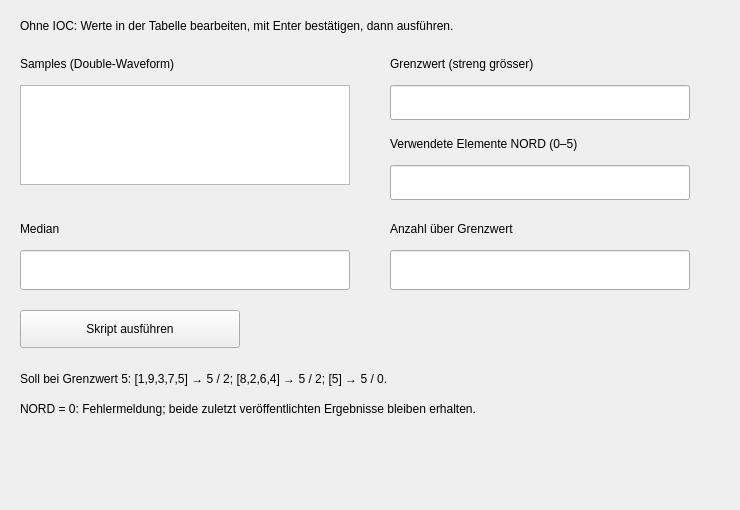
<?xml version='1.0' encoding='UTF-8'?>
<ui version="4.0">
 <class>ScriptMedianTest</class>
 <widget class="QMainWindow" name="ScriptMedianTest">
  <property name="geometry">
   <rect>
    <x>0</x>
    <y>0</y>
    <width>740</width>
    <height>510</height>
   </rect>
  </property>
  <property name="windowTitle">
   <string>caScript: Median und Grenzwertzählung (T-01 / T-02)</string>
  </property>
  <widget class="QWidget" name="centralwidget">
   <widget class="QLabel" name="instructions">
    <property name="geometry">
     <rect>
      <x>20</x>
      <y>12</y>
      <width>690</width>
      <height>28</height>
     </rect>
    </property>
    <property name="text">
     <string>Ohne IOC: Werte in der Tabelle bearbeiten, mit Enter bestätigen, dann ausführen.</string>
    </property>
   </widget>
   <widget class="QLabel" name="samplesLabel">
    <property name="geometry">
     <rect>
      <x>20</x>
      <y>50</y>
      <width>330</width>
      <height>28</height>
     </rect>
    </property>
    <property name="text">
     <string>Samples (Double-Waveform)</string>
    </property>
   </widget>
   <widget class="caWaveTable" name="samples">
    <property name="geometry">
     <rect>
      <x>20</x>
      <y>85</y>
      <width>330</width>
      <height>100</height>
     </rect>
    </property>
    <property name="channel">
     <string>internal://scriptSamples</string>
    </property>
    <property name="numberOfRows">
     <number>1</number>
    </property>
    <property name="numberOfColumns">
     <number>5</number>
    </property>
    <property name="columnSize">
     <number>55</number>
    </property>
   </widget>
   <widget class="QLabel" name="thresholdLabel">
    <property name="geometry">
     <rect>
      <x>390</x>
      <y>50</y>
      <width>300</width>
      <height>28</height>
     </rect>
    </property>
    <property name="text">
     <string>Grenzwert (streng grösser)</string>
    </property>
   </widget>
   <widget class="caTextEntry" name="threshold">
    <property name="geometry">
     <rect>
      <x>390</x>
      <y>85</y>
      <width>300</width>
      <height>35</height>
     </rect>
    </property>
    <property name="channel">
     <string>internal://scriptThreshold</string>
    </property>
   </widget>
   <widget class="QLabel" name="nordLabel">
    <property name="geometry">
     <rect>
      <x>390</x>
      <y>130</y>
      <width>320</width>
      <height>28</height>
     </rect>
    </property>
    <property name="text">
     <string>Verwendete Elemente NORD (0–5)</string>
    </property>
   </widget>
   <widget class="caTextEntry" name="nord">
    <property name="geometry">
     <rect>
      <x>390</x>
      <y>165</y>
      <width>300</width>
      <height>35</height>
     </rect>
    </property>
    <property name="channel">
     <string>internal://scriptSamples.NORD</string>
    </property>
   </widget>
   <widget class="QLabel" name="medianLabel">
    <property name="geometry">
     <rect>
      <x>20</x>
      <y>215</y>
      <width>300</width>
      <height>28</height>
     </rect>
    </property>
    <property name="text">
     <string>Median</string>
    </property>
   </widget>
   <widget class="caLineEdit" name="medianResult">
    <property name="geometry">
     <rect>
      <x>20</x>
      <y>250</y>
      <width>330</width>
      <height>40</height>
     </rect>
    </property>
    <property name="channel">
     <string>internal://scriptMedian</string>
    </property>
   </widget>
   <widget class="QLabel" name="countLabel">
    <property name="geometry">
     <rect>
      <x>390</x>
      <y>215</y>
      <width>300</width>
      <height>28</height>
     </rect>
    </property>
    <property name="text">
     <string>Anzahl über Grenzwert</string>
    </property>
   </widget>
   <widget class="caLineEdit" name="countResult">
    <property name="geometry">
     <rect>
      <x>390</x>
      <y>250</y>
      <width>300</width>
      <height>40</height>
     </rect>
    </property>
    <property name="channel">
     <string>internal://scriptAboveThreshold</string>
    </property>
   </widget>
   <widget class="QPushButton" name="execute">
    <property name="geometry">
     <rect>
      <x>20</x>
      <y>310</y>
      <width>220</width>
      <height>38</height>
     </rect>
    </property>
    <property name="text">
     <string>Skript ausführen</string>
    </property>
   </widget>
   <widget class="caScript" name="medianScript">
    <property name="geometry">
     <rect>
      <x>270</x>
      <y>305</y>
      <width>420</width>
      <height>48</height>
     </rect>
    </property>
    <property name="displayMode">
     <enum>caScript::LastOutput</enum>
    </property>
    <property name="executionMode">
     <enum>caScript::DataDriven</enum>
    </property>
    <property name="triggerMode">
     <enum>caScript::Manual</enum>
    </property>
    <property name="script">
     <string>var samples = inputs.samples.value.slice();
var threshold = inputs.threshold.value;
if (samples.length === 0) {
    throw new Error("Die Waveform ist leer.");
}
var count = 0;
for (var i = 0; i &lt; samples.length; ++i) {
    if (samples[i] &gt; threshold) {
        ++count;
    }
}
samples.sort(function(a, b) { return a - b; });
var middle = Math.floor(samples.length / 2);
var median = samples.length % 2
    ? samples[middle]
    : (samples[middle - 1] + samples[middle]) / 2;
outputs.median.value = median;
outputs.aboveThreshold.value = count;</string>
    </property>
    <property name="channels">
     <string>[{"alias":"samples","channel":"internal://scriptSamples"},{"alias":"threshold","channel":"internal://scriptThreshold"}]</string>
    </property>
    <property name="outputChannels">
     <string>[{"alias":"median","channel":"internal://scriptMedian"},{"alias":"aboveThreshold","channel":"internal://scriptAboveThreshold"}]</string>
    </property>
   </widget>
   <widget class="QLabel" name="expected">
    <property name="geometry">
     <rect>
      <x>20</x>
      <y>365</y>
      <width>690</width>
      <height>28</height>
     </rect>
    </property>
    <property name="text">
     <string>Soll bei Grenzwert 5: [1,9,3,7,5] → 5 / 2; [8,2,6,4] → 5 / 2; [5] → 5 / 0.</string>
    </property>
   </widget>
   <widget class="QLabel" name="emptyExpected">
    <property name="geometry">
     <rect>
      <x>20</x>
      <y>395</y>
      <width>690</width>
      <height>28</height>
     </rect>
    </property>
    <property name="text">
     <string>NORD = 0: Fehlermeldung; beide zuletzt veröffentlichten Ergebnisse bleiben erhalten.</string>
    </property>
   </widget>
   <widget class="genSoftPV" name="samplesDefinition">
    <property name="geometry">
     <rect>
      <x>20</x>
      <y>440</y>
      <width>345</width>
      <height>25</height>
     </rect>
    </property>
    <property name="variable">
     <string>scriptSamples</string>
    </property>
    <property name="dataType">
     <enum>genSoftPV::Double</enum>
    </property>
    <property name="value">
     <string>1;9;3;7;5</string>
    </property>
    <property name="nelm">
     <number>5</number>
    </property>
    <property name="nord">
     <number>5</number>
    </property>
   </widget>
   <widget class="genSoftPV" name="thresholdDefinition">
    <property name="geometry">
     <rect>
      <x>390</x>
      <y>440</y>
      <width>345</width>
      <height>25</height>
     </rect>
    </property>
    <property name="variable">
     <string>scriptThreshold</string>
    </property>
    <property name="dataType">
     <enum>genSoftPV::Double</enum>
    </property>
    <property name="value">
     <string>5</string>
    </property>
   </widget>
   <widget class="genSoftPV" name="medianDefinition">
    <property name="geometry">
     <rect>
      <x>20</x>
      <y>470</y>
      <width>345</width>
      <height>25</height>
     </rect>
    </property>
    <property name="variable">
     <string>scriptMedian</string>
    </property>
    <property name="dataType">
     <enum>genSoftPV::Double</enum>
    </property>
    <property name="value">
     <string>0</string>
    </property>
   </widget>
   <widget class="genSoftPV" name="countDefinition">
    <property name="geometry">
     <rect>
      <x>390</x>
      <y>470</y>
      <width>345</width>
      <height>25</height>
     </rect>
    </property>
    <property name="variable">
     <string>scriptAboveThreshold</string>
    </property>
    <property name="dataType">
     <enum>genSoftPV::Long</enum>
    </property>
    <property name="value">
     <string>0</string>
    </property>
   </widget>
  </widget>
 </widget>
 <customwidgets>
  <customwidget>
   <class>caScript</class>
   <extends>QWidget</extends>
   <header>cascript.h</header>
  </customwidget>
  <customwidget>
   <class>genSoftPV</class>
   <extends>QLabel</extends>
   <header>gensoftpv.h</header>
  </customwidget>
  <customwidget>
   <class>caLineEdit</class>
   <extends>QLineEdit</extends>
   <header>calineedit.h</header>
  </customwidget>
  <customwidget>
   <class>caTextEntry</class>
   <extends>caLineEdit</extends>
   <header>catextentry.h</header>
  </customwidget>
  <customwidget>
   <class>caWaveTable</class>
   <extends>QTableWidget</extends>
   <header>cawavetable.h</header>
  </customwidget>
 </customwidgets>
 <resources />
 <connections>
  <connection>
   <sender>execute</sender>
   <signal>clicked()</signal>
   <receiver>medianScript</receiver>
   <slot>executeScript()</slot>
  </connection>
 </connections>
</ui>
